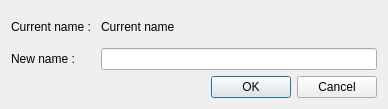
<?xml version="1.0" encoding="UTF-8"?>
<ui version="4.0">
 <class>RenameDialog</class>
 <widget class="QDialog" name="RenameDialog">
  <property name="geometry">
   <rect>
    <x>0</x>
    <y>0</y>
    <width>388</width>
    <height>109</height>
   </rect>
  </property>
  <property name="windowTitle">
   <string>Rename</string>
  </property>
  <layout class="QGridLayout" name="gridLayout" columnstretch="0,1">
   <item row="2" column="1">
    <widget class="QLineEdit" name="newNameLineEdit"/>
   </item>
   <item row="0" column="1">
    <widget class="QLabel" name="currentNameLabel">
     <property name="text">
      <string>Current name</string>
     </property>
    </widget>
   </item>
   <item row="0" column="0">
    <widget class="QLabel" name="currentNameHeadLabel">
     <property name="text">
      <string>Current name : </string>
     </property>
    </widget>
   </item>
   <item row="2" column="0">
    <widget class="QLabel" name="newNameHeadLabel">
     <property name="text">
      <string>New name : </string>
     </property>
    </widget>
   </item>
   <item row="3" column="0" colspan="2">
    <widget class="QDialogButtonBox" name="buttonBox">
     <property name="orientation">
      <enum>Qt::Horizontal</enum>
     </property>
     <property name="standardButtons">
      <set>QDialogButtonBox::Cancel|QDialogButtonBox::Ok</set>
     </property>
    </widget>
   </item>
  </layout>
 </widget>
 <resources/>
 <connections>
  <connection>
   <sender>buttonBox</sender>
   <signal>accepted()</signal>
   <receiver>RenameDialog</receiver>
   <slot>accept()</slot>
   <hints>
    <hint type="sourcelabel">
     <x>248</x>
     <y>254</y>
    </hint>
    <hint type="destinationlabel">
     <x>157</x>
     <y>274</y>
    </hint>
   </hints>
  </connection>
  <connection>
   <sender>buttonBox</sender>
   <signal>rejected()</signal>
   <receiver>RenameDialog</receiver>
   <slot>reject()</slot>
   <hints>
    <hint type="sourcelabel">
     <x>316</x>
     <y>260</y>
    </hint>
    <hint type="destinationlabel">
     <x>286</x>
     <y>274</y>
    </hint>
   </hints>
  </connection>
 </connections>
</ui>
